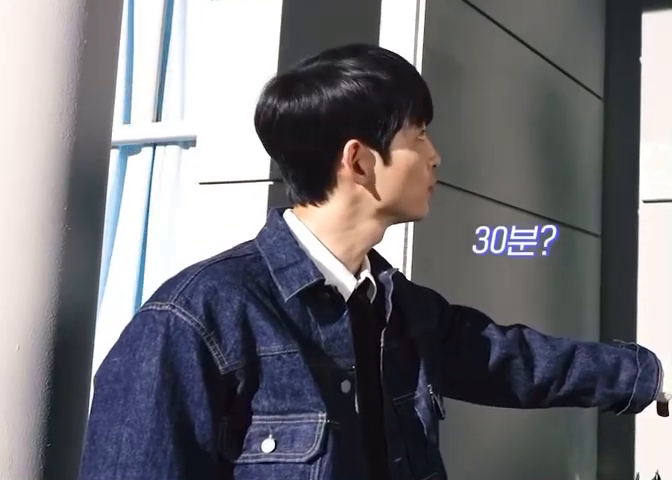
#> input picture frame 24 of LEE/yolov5-face/data/images/song.mp4, 672 x 480 px, given in place of ufc_crop.mp4, which was not available
$ python vidcap.py
#> lines starting #> are read from the running program, lines starting #| are printed output that depends on the picture
import cv2
import matplotlib.pyplot as plt
import os
vidcap = cv2.VideoCapture("../lgi-ppgi-db/ufc_crop.mp4")
success, img = vidcap.read()
#> img is the input picture: shape (480, 672, 3); mean B, G, R 119.2, 113.7, 114.7

framecount = 0


save_folder = "./for_phys_ufc_crop"
if not os.path.exists(save_folder):
    os.makedirs(save_folder)
    os.mkdir(save_folder+'/out')


while success:
    # plt.imshow(img)
    # plt.show()
    print(framecount)
    h, w, c = img.shape
#> h = 480; w = 672; c = 3
    nh = int(h/5)
#> nh = 96
    nw = int(w/5)
#> nw = 134

    crop_img = img[1*nh:4*nh,1*nw:4*nw]
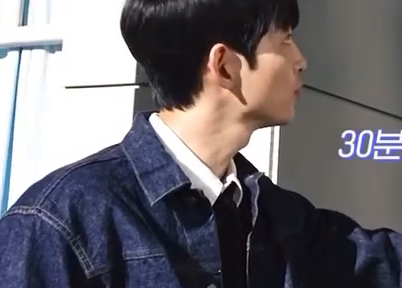
#> crop_img: shape (288, 402, 3); mean B, G, R 112.6, 106.8, 110.6
    crop_img = img

    # [6 lines of commented-out code are left out]
    cv2.imwrite(save_folder+f"/frame_{framecount}.jpg", crop_img)

    sucess, img = vidcap.read()
    framecount+=1

print("done")

$ run again, starting later in the video
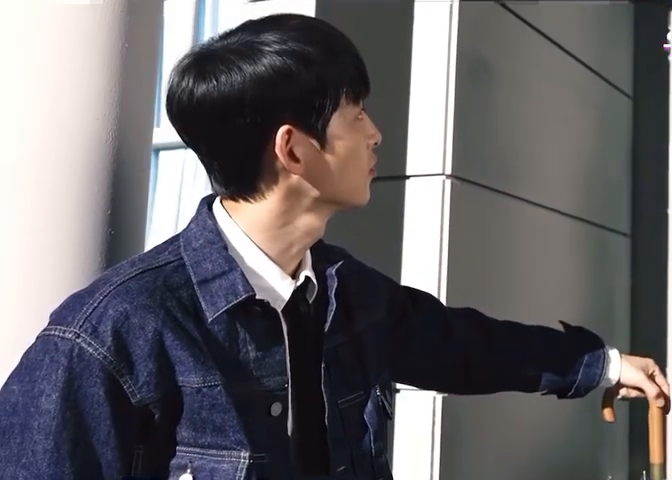
#> input picture frame 111 of LEE/yolov5-face/data/images/song.mp4, 672 x 480 px, given in place of ufc_crop.mp4, which was not available
#> img is the input picture: shape (480, 672, 3); mean B, G, R 104.8, 101.4, 104.4
#> `crop_img = img[1*nh:4*nh,1*nw:4*nw]`:
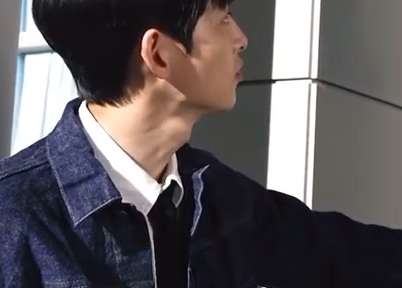
#> crop_img: shape (288, 402, 3); mean B, G, R 91.3, 88.5, 94.1

$ run again, starting later in the video
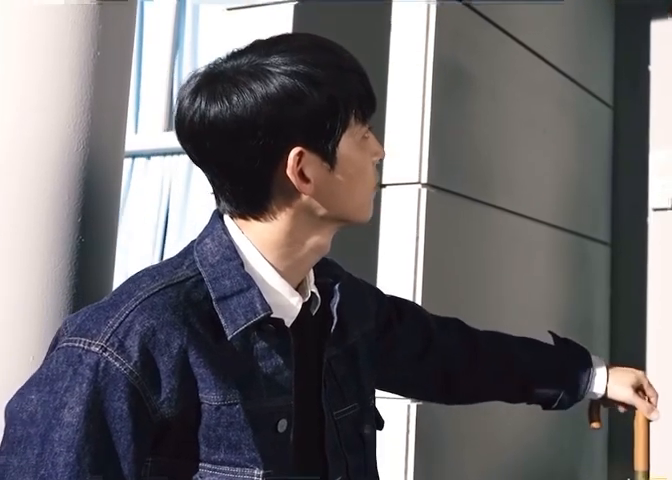
#> input picture frame 198 of LEE/yolov5-face/data/images/song.mp4, 672 x 480 px, given in place of ufc_crop.mp4, which was not available
#> img is the input picture: shape (480, 672, 3); mean B, G, R 110.2, 107.1, 110.1
#> `crop_img = img[1*nh:4*nh,1*nw:4*nw]`:
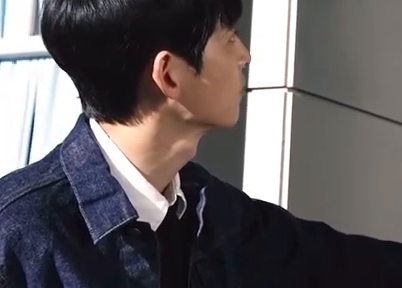
#> crop_img: shape (288, 402, 3); mean B, G, R 96.6, 94.2, 99.5
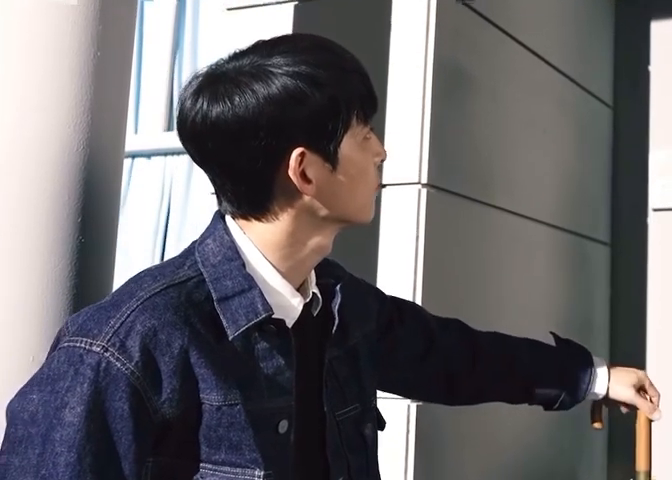
#> input picture frame 199 of LEE/yolov5-face/data/images/song.mp4, 672 x 480 px, given in place of ufc_crop.mp4, which was not available
#> img is the input picture: shape (480, 672, 3); mean B, G, R 110.4, 107.3, 110.3
